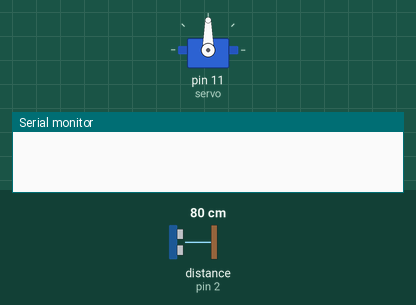
A sketch run on a simulated Arduino Uno, built with avr-gcc and run on an emulated ATmega328P. Shown: servo, the last lines printed to the serial monitor. Wiring (inferred from the names in the program): ultrasonic range finder: trigger pin 3; echo pin 2. Inputs (shaded band) come from the test bench; at power-on: distance to the obstacle (sensor on pin 2) 80 cm. The echo pulse lasts 58.3 µs per cm.

Above: at 1.3 s.
1.4 s: distance to the obstacle (sensor on pin 2) set to 53 cm
2.9 s: distance to the obstacle (sensor on pin 2) set to 45 cm
At 3.5 s:
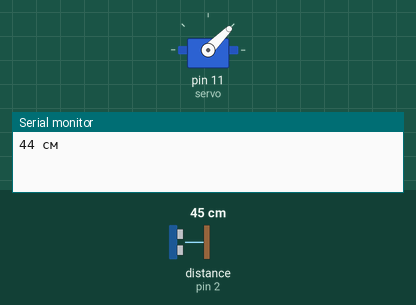
5.9 s: distance to the obstacle (sensor on pin 2) set to 13 cm
8.9 s: distance to the obstacle (sensor on pin 2) set to 9 cm
11.0 s: distance to the obstacle (sensor on pin 2) set to 18 cm
At 14.3 s:
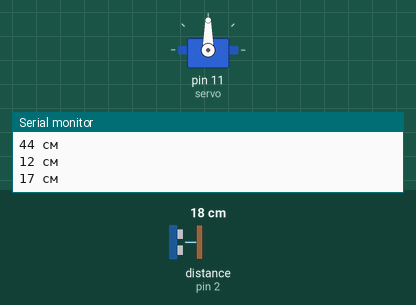
Timing chart, 0 to 15.0 s (numbered marks = the images above; inputs shaded):
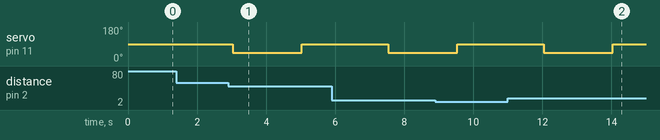

The sketch:

sketch_code.ino
```cpp
#include <Servo.h>

#define trig 3
#define echo 2
#define servo 11

// создаем обьект manipulator для сервопривода
Servo manipulator;

void setup() {
  pinMode(trig, OUTPUT);
  pinMode(echo, INPUT);

  manipulator.attach(servo);
  manipulator.write(90);

  Serial.begin(9600);
}

// обнаруживаем мусор и подбираем его
void loop() {
  int distance = getDistance();
   if (distance > 10 && distance < 50) {
    Serial.println(String(distance) + " см");
    manipulator.write(45);
    delay(2000);
    manipulator.write(90);
    delay(2000);
  }
  delay(500);
}

// функция для определения расстояния до обьекта
long getDistance() {
  digitalWrite(trig, LOW);
  delayMicroseconds(2);
  digitalWrite(trig, HIGH);
  delayMicroseconds(10);
  digitalWrite(trig, LOW);

  long duration = pulseIn(echo, HIGH);
  long distance = duration * 0.034 / 2;

  return distance;
}
```

Measured:
- the behaviour switches between 51 and 50 cm on distance to the obstacle (sensor on pin 2) (found by bisection; images 0 and 1)
- after the input at 1.4 s, every drawn part: stays the same
- after the input at 2.9 s, servo on pin 11 (servo): 90° → 45° after 0.13 s, → 90° 2.0 s later
- after the input at 11.0 s, servo on pin 11 (servo): 90° → 45° after 1.0 s, → 90° 2.0 s later
